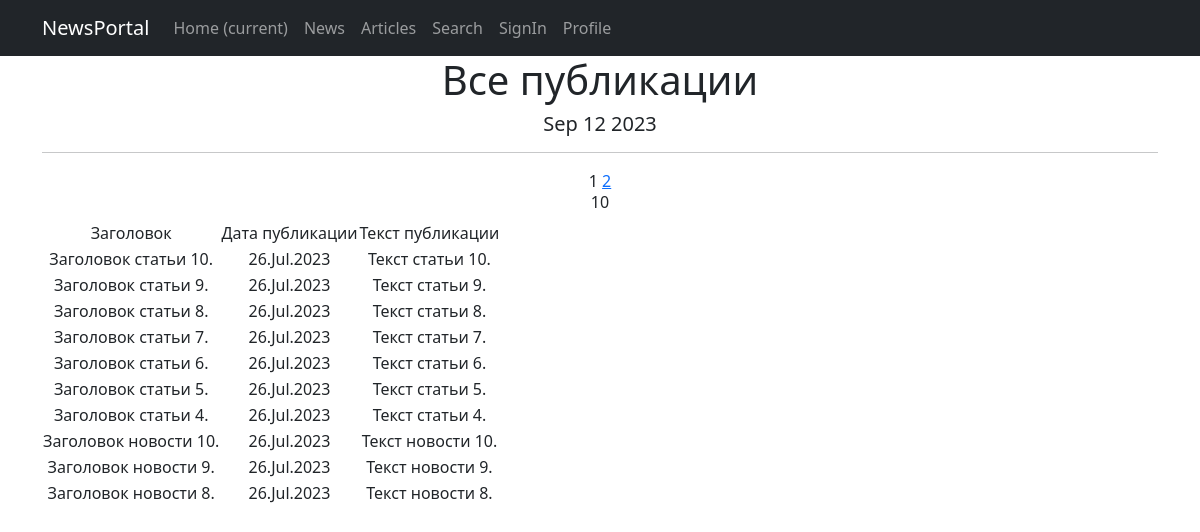
Page /posts/ (signed in) on the earlier database version.
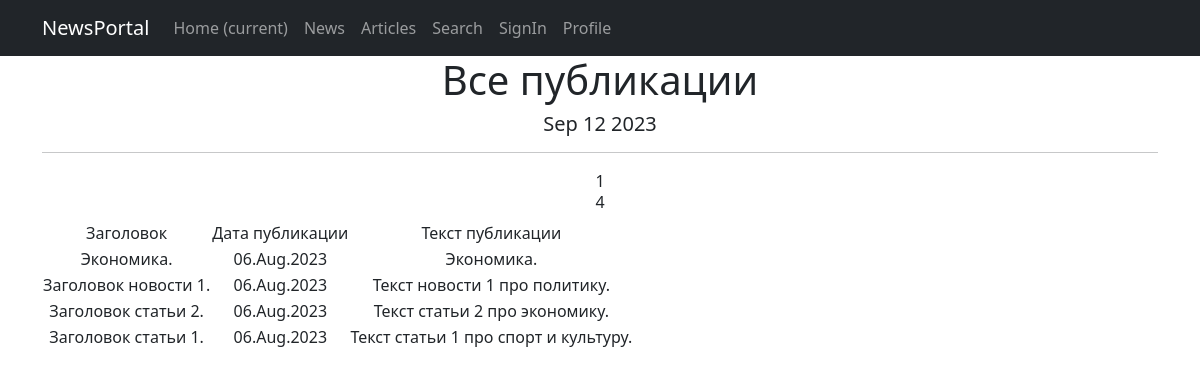
Same page on the later database version.
### news/models.py (models this page shows, shortened)
class Post(models.Model):
    article = 'AR'
    news = 'NE'
    POSITIONS = [
        (article, 'Статья'),
        (news, 'Новости')
    ]
    post_type = models.CharField(max_length=2, choices=POSITIONS, default=news)
    created = models.DateTimeField(auto_now_add=True)
    title = models.CharField(max_length=255)
    text = models.TextField()
    post_rating = models.IntegerField(default=0)
    author = models.ForeignKey(Author, on_delete=models.CASCADE)
    category = models.ManyToManyField(Category, through='PostCategory')

### news/views.py (the view)
# urls.py: path('posts/', cache_page(60)(PostList.as_view()), name='post_list'),
class PostList(LoginRequiredMixin, ListView):
    model = Post
    template_name = 'posts.html'
    context_object_name = 'posts'
    paginate_by = 10
    def get_queryset(self):
        queryset = super().get_queryset()
        return queryset.order_by('-created')

### news/templatetags/custom_filters.py (called while the page is built)
@register.filter()
def censor(value):
    words = value.split()
    result = []
    for word in words:
        if word in bad_words:
            result.append(word[0] + "*"*(len(word)-2) + word[-1])
        else:
            result.append(word)
    return " ".join(result)

### news/templatetags/custom_tags.py (called while the page is built)
@register.simple_tag()
def current_time(format_string='%b %d %Y'):
    return datetime.utcnow().strftime(format_string)

### templates/posts.html (shortened to what this page needs)
{% extends 'flatpages/default.html' %}
{% load custom_filters %}
{% load custom_tags %}
{% block content %}
    <h1>Все публикации</h1>
    <h5>{% current_time '%b %d %Y' %}</h5>
    <hr>
    {{ page_obj.number }}
    {% if page_obj.has_next %}
        <a href="?page={{ page_obj.next_page_number }}">{{ page_obj.next_page_number }}</a>
    {% endif %}
    {% if posts %}
        <h6>{{ posts|length }}</h6>
        <table>
            <tr>
                <td>Заголовок</td>
                <td>Дата публикации</td>
                <td>Текст публикации</td>
            </tr>
            {% for post in posts %}
            <tr>
                <td>{{ post.title|censor }}</td>
                <td>{{ post.created|date:'d.M.Y' }}</td>
                <td>{{ post.text|truncatewords:20|censor }}</td>
            </tr>
            {% endfor %}
        </table>
    {% else %}
        <h2>Публикаций нет!</h2>
    {% endif %}
{% endblock content %}

Differences in the rows shown:
removed Post: title|censor "Заголовок статьи 10.", created "26.Jul.2023", text|censor "Текст статьи 10."
removed Post: title|censor "Заголовок статьи 9.", created "26.Jul.2023", text|censor "Текст статьи 9."
removed Post: title|censor "Заголовок статьи 8.", created "26.Jul.2023", text|censor "Текст статьи 8."
removed Post: title|censor "Заголовок статьи 7.", created "26.Jul.2023", text|censor "Текст статьи 7."
removed Post: title|censor "Заголовок статьи 6.", created "26.Jul.2023", text|censor "Текст статьи 6."
removed Post: title|censor "Заголовок статьи 5.", created "26.Jul.2023", text|censor "Текст статьи 5."
removed Post: title|censor "Заголовок статьи 4.", created "26.Jul.2023", text|censor "Текст статьи 4."
removed Post: title|censor "Заголовок новости 10.", created "26.Jul.2023", text|censor "Текст новости 10."
removed Post: title|censor "Заголовок новости 9.", created "26.Jul.2023", text|censor "Текст новости 9."
removed Post: title|censor "Заголовок новости 8.", created "26.Jul.2023", text|censor "Текст новости 8."
now on this page (row edited): Post: title|censor "Экономика.", created "06.Aug.2023", text|censor "Экономика."
now on this page (row edited): Post: title|censor "Заголовок новости 1.", created "06.Aug.2023", text|censor "Текст новости 1 про политику."
now on this page (row edited): Post: title|censor "Заголовок статьи 2.", created "06.Aug.2023", text|censor "Текст статьи 2 про экономику."
now on this page (row edited): Post: title|censor "Заголовок статьи 1.", created "06.Aug.2023", text|censor "Текст статьи 1 про спорт и культуру."
Other differences:
{{ posts|length }}: "10" → "4"
{{ page_obj.next_page_number }}: "2" → (not shown)
